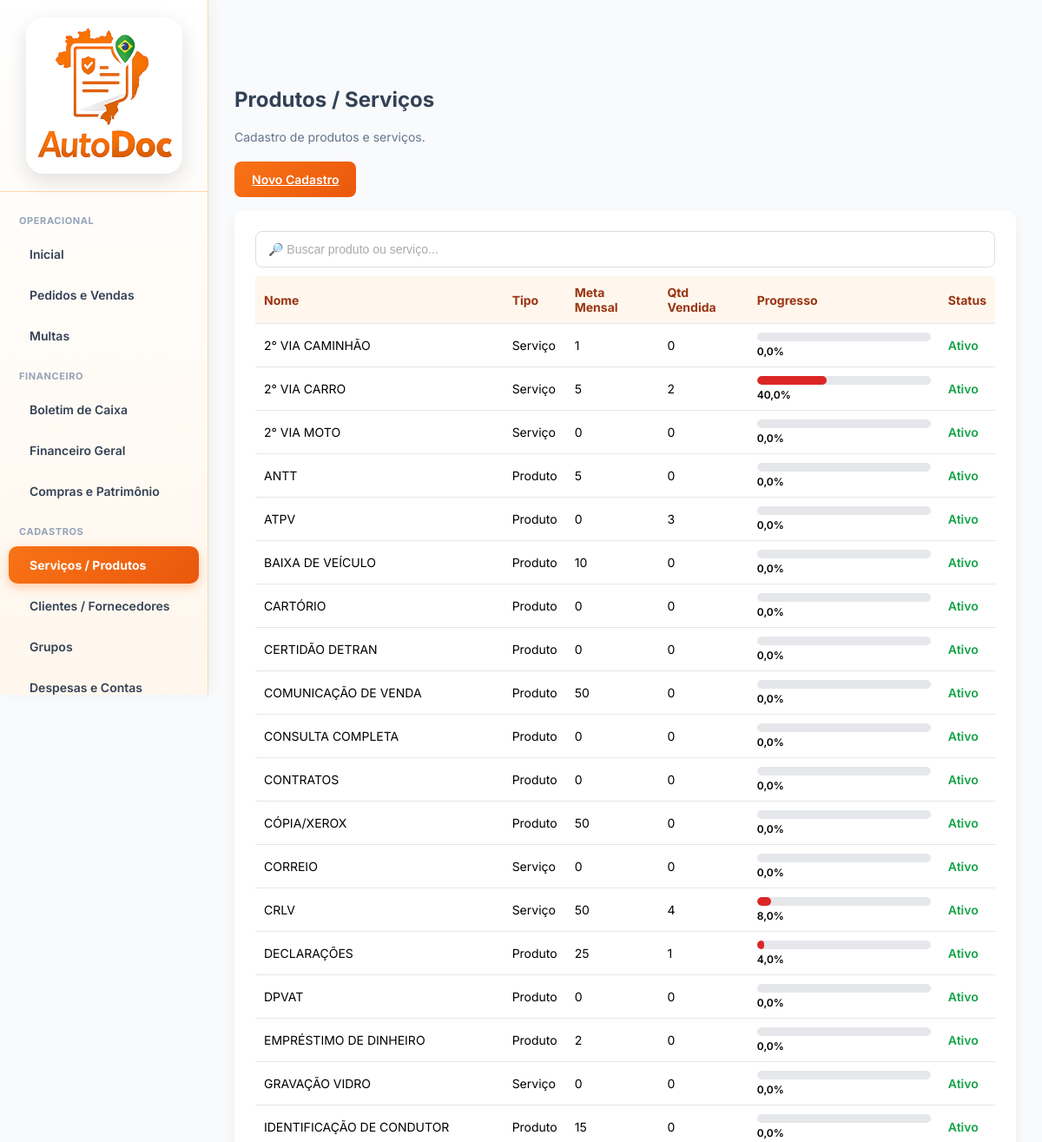
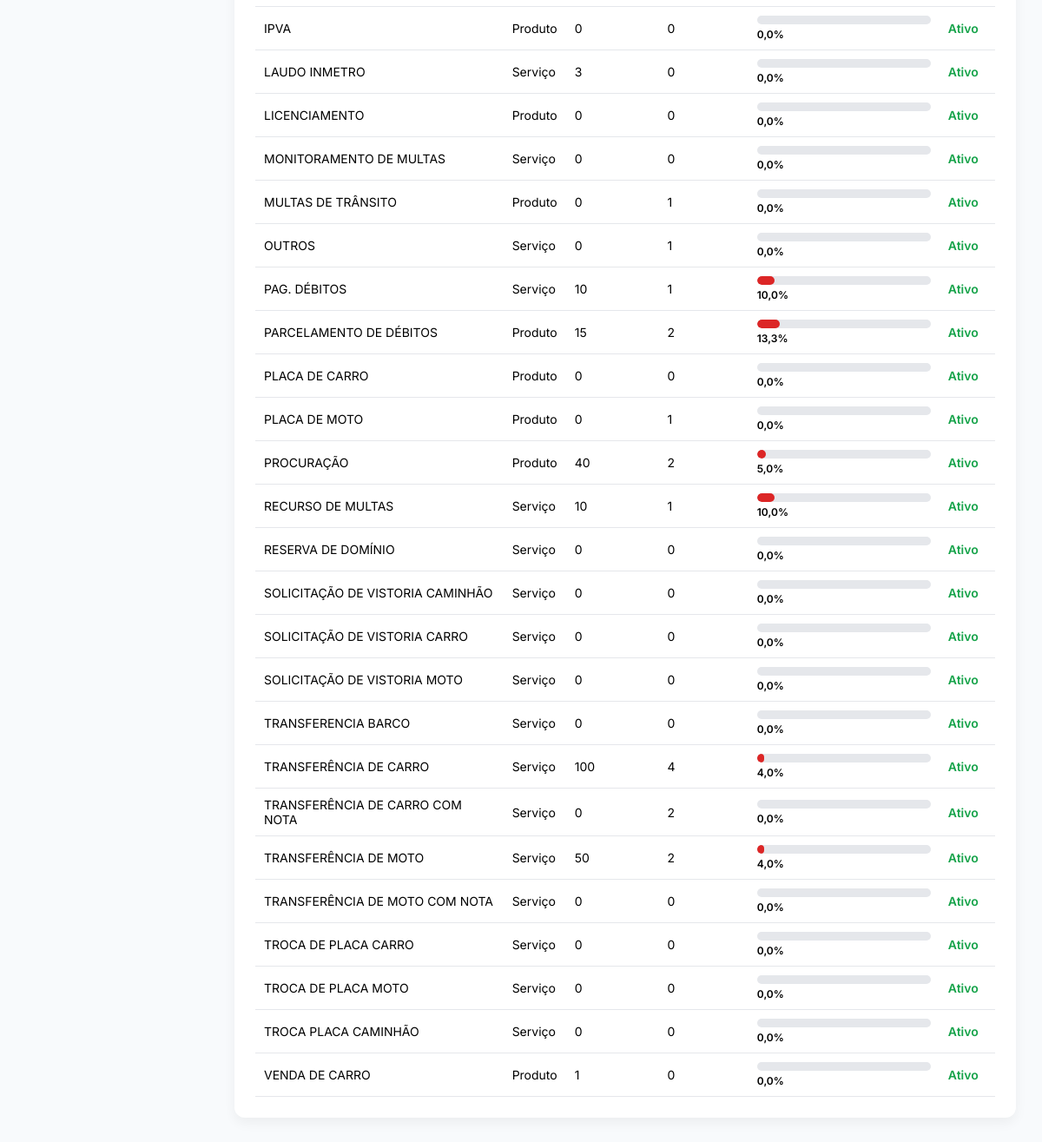
Page /user/frmServProdLista.php (signed in) on the committed database (2 pictures, top to bottom).
### tables this page shows
CREATE TABLE `servprod` (
  `id` int NOT NULL AUTO_INCREMENT,
  `Nome` varchar(400) NOT NULL,
  `Tipo` int NOT NULL,
  `Inativo` int NOT NULL,
  `Descricao` varchar(350) NOT NULL,
  `Unidade` varchar(20) NOT NULL,
  `ValorCusto` decimal(10,2) NOT NULL,
  `ValorVenda` decimal(10,2) NOT NULL,
  `idEmpresa` int NOT NULL,
  `Codigo` int NOT NULL,
  `DataAlt` datetime DEFAULT NULL,
  `SolicitaVeiculo` int NOT NULL,
  `MetaMensal` int NOT NULL DEFAULT '0',
  `Grupo` int DEFAULT NULL,
  PRIMARY KEY (`id`)
);

### base/baseFuncoes.php (called while the page is built, shortened)
<?php
require_once 'connection.php';
function ExSqlNET($sql, $conn = null, $params = [])
{
    if ($conn === null) {
        global $dbGeralNET;
        $conn = $dbGeralNET;
    }
    $stmt = $conn->prepare($sql);
    $stmt->execute($params);
    return $stmt->fetchAll(PDO::FETCH_ASSOC);
}
?>

### user/frmServProdLista.php (the view, shortened to what this page needs)
<?php
include '../base/baseFuncoes.php';
$idEmpresa = $_SESSION['idEmpresa'];
$listaServProd = ExSqlNET("
    SELECT *,
    CASE TIPO
        WHEN 1 THEN 'Serviço'
        WHEN 2 THEN 'Produto'
    END AS TipoLiteral
    FROM servprod
    WHERE idEmpresa = ". $idEmpresa ."
    ORDER BY nome asc
");
?>
<!DOCTYPE html>
<html lang="pt-br">
<head>
<link rel="stylesheet" href="../css/base.css">
</head>
<body>
<?php include '../base/navbarUser.php'; ?>
<div class="content">
    <div class="page-title">Produtos / Serviços</div>
    <div class="subtitle">Cadastro de produtos e serviços.</div>
    <div class="actions">
        <a href="frmServProd.php" class="btn">Novo Cadastro</a>
    </div>
    <div class="card">
        <input
            type="text"
            id="filtroNome"
            placeholder="🔎 Buscar produto ou serviço..."
            class="input"
            onkeyup="filtrarTabela()"
            autofocus
        >
        <table>
            <thead>
                <tr>
                    <th>Nome</th>
                    <th>Tipo</th>
                    <th>Meta Mensal</th>
                    <th>Qtd Vendida</th>
                    <th>Progresso</th>
                    <th>Status</th>
                </tr>
            </thead>
            <tbody>
            <?php foreach ($listaServProd as $item): ?>
                <?php
                $id = $item['id'];
                $meta = !empty($item['MetaMensal']) ? (int)$item['MetaMensal']: 0;
                $dadosMeta = ExSqlNET("
                    SELECT SUM(Qtd) AS Total
                    FROM movimentoitem
                    LEFT JOIN movimento
                        ON movimento.id = movimentoitem.ControleMovimento
                    WHERE ServProd = ?
                    AND movimento.idEmpresa = ?
                    AND MONTH(Data) = MONTH(CURDATE())
                    AND YEAR(Data) = YEAR(CURDATE())
                ", null, [$id, $idEmpresa]);
                $qtdVendida = $dadosMeta[0]['Total'] ?? 0;
                $percentual = 0;
                if ($meta > 0) {
                    $percentual = ($qtdVendida / $meta) * 100;
                }
                $percentualBarra = min(100, $percentual);
                $classeCor = 'meta-low';
                ?>
                <tr onclick="abrirProduto(<?= (int)$item['id'] ?>)">
                    <td><?= htmlspecialchars($item['Nome']) ?></td>
                    <td><?= htmlspecialchars($item['TipoLiteral']) ?></td>
                    <td><?= number_format($meta, 0, ',', '.') ?></td>
                    <td><?= number_format($qtdVendida, 0, ',', '.') ?></td>
                    <td style="width:220px">
                        <div class="progress-bar">
                            <div class="progress-fill <?= $classeCor ?>"
                                 style="width: <?= $percentualBarra ?>%">
                            </div>
                        </div>
                        <div class="meta-text">
                            <?= number_format($percentual, 1, ',', '.') ?>%
                        </div>
                    </td>
                    <td class="<?= $item['Inativo'] ? 'status-inativo' : 'status-ativo' ?>">
                        <?= $item['Inativo'] ? 'Inativo' : 'Ativo' ?>
                    </td>
                </tr>
            <?php endforeach; ?>
            </tbody>
        </table>
    </div>
</div>
</body>
</html>

### css/base.css (style rules this page uses)
* { margin: 0; padding: 0; box-sizing: border-box; }
html, body { width: 100%; height: 100%; font-family: 'Inter', Arial, sans-serif; background-color: #f5f6fa; font-family: 'Inter', sans-serif; background-color: #f1f5f9; }
body { margin: 0; font-family: 'Inter', Arial, sans-serif; background-color: #f8fafc; }
.content { margin-left: 240px; padding: 30px; }
.page-title { font-size: 24px; font-weight: 700; color: #334155; margin-bottom: 20px; }
.card { background: #ffffff; padding: 20px; border-radius: 12px; box-shadow: 0 6px 14px rgba(0,0,0,0.05); }
table { width: 100%; border-collapse: collapse; }
th, td { padding: 12px; border-bottom: 1px solid #e5e7eb; text-align: left; font-size: 14px; }
th { background-color: #fff7ed; color: #9a3412; }
.status-ativo { color: #16a34a; font-weight: 600; }
.card { background: #ffffff; padding: 24px; border-radius: 12px; box-shadow: 0 6px 14px rgba(0,0,0,0.05); margin-bottom: 30px; }
input, select, textarea { width: 100%; padding: 10px 12px; border: 1px solid #e5e7eb; border-radius: 8px; font-size: 14px; }
.btn { background: linear-gradient(135deg, #f97316, #ea580c); color: #ffffff; border: none; padding: 12px 20px; border-radius: 8px; font-size: 14px; font-weight: 600; cursor: pointer; }
table { width: 100%; border-collapse: collapse; margin-top: 10px; }
table th, table td { padding: 10px; border-bottom: 1px solid #e5e7eb; font-size: 14px; text-align: left; }
table th { background-color: #fff7ed; color: #9a3412; }
.actions { display: flex; gap: 10px; flex-wrap: wrap; margin-top: 20px; }
th, td { padding: 10px; border-bottom: 1px solid #e5e7eb; }
.subtitle { color: #64748b; margin-bottom: 20px; font-size: 14px; }
.actions { margin-bottom: 15px; display: flex; gap: 10px; flex-wrap: wrap; }
input, textarea, select { font-family: 'Poppins', sans-serif; padding: 12px 14px; font-size: 14px; border: 1.5px solid #ddd; border-radius: 8px; outline: none; transition: all 0.25s ease; background-color: #fff; width: 100%; }
input::placeholder, textarea::placeholder { color: #aaa; }
input:not(:placeholder-shown), textarea:not(:placeholder-shown) { border-color: #ffa14d; }

### user/frmServProdLista.php (style rules this page uses)
.progress-bar { background: #e5e7eb; border-radius: 6px; height: 10px; width: 100%; overflow: hidden; }
.progress-fill { height: 100%; border-radius: 6px; transition: 0.3s; }
.meta-text { font-size: 12px; margin-top: 4px; font-weight: 600; }
.meta-low { background: #dc2626; }

### rows in the picture
servprod: Nome "2° VIA CAMINHÃO", TipoLiteral "Serviço", MetaMensal "1", qtdVendida "0", percentual "0,0", Inativo "Ativo"
servprod: Nome "2° VIA CARRO", TipoLiteral "Serviço", MetaMensal "5", qtdVendida "2", $percentualBarra 40 (drawn), percentual "40,0", Inativo "Ativo"
servprod: Nome "2° VIA MOTO", TipoLiteral "Serviço", MetaMensal "0", qtdVendida "0", percentual "0,0", Inativo "Ativo"
servprod: Nome "ANTT", TipoLiteral "Produto", MetaMensal "5", qtdVendida "0", percentual "0,0", Inativo "Ativo"
servprod: Nome "ATPV", TipoLiteral "Produto", MetaMensal "0", qtdVendida "3", percentual "0,0", Inativo "Ativo"
servprod: Nome "BAIXA DE VEÍCULO", TipoLiteral "Produto", MetaMensal "10", qtdVendida "0", percentual "0,0", Inativo "Ativo"
servprod: Nome "CARTÓRIO", TipoLiteral "Produto", MetaMensal "0", qtdVendida "0", percentual "0,0", Inativo "Ativo"
servprod: Nome "CERTIDÃO DETRAN", TipoLiteral "Produto", MetaMensal "0", qtdVendida "0", percentual "0,0", Inativo "Ativo"
servprod: Nome "COMUNICAÇÃO DE VENDA", TipoLiteral "Produto", MetaMensal "50", qtdVendida "0", percentual "0,0", Inativo "Ativo"
servprod: Nome "CONSULTA COMPLETA", TipoLiteral "Produto", MetaMensal "0", qtdVendida "0", percentual "0,0", Inativo "Ativo"
servprod: Nome "CONTRATOS", TipoLiteral "Produto", MetaMensal "0", qtdVendida "0", percentual "0,0", Inativo "Ativo"
servprod: Nome "CÓPIA/XEROX", TipoLiteral "Produto", MetaMensal "50", qtdVendida "0", percentual "0,0", Inativo "Ativo"
servprod: Nome "CORREIO", TipoLiteral "Serviço", MetaMensal "0", qtdVendida "0", percentual "0,0", Inativo "Ativo"
servprod: Nome "CRLV", TipoLiteral "Serviço", MetaMensal "50", qtdVendida "4", $percentualBarra 8 (drawn), percentual "8,0", Inativo "Ativo"
servprod: Nome "DECLARAÇÕES", TipoLiteral "Produto", MetaMensal "25", qtdVendida "1", $percentualBarra 4 (drawn), percentual "4,0", Inativo "Ativo"
servprod: Nome "DPVAT", TipoLiteral "Produto", MetaMensal "0", qtdVendida "0", percentual "0,0", Inativo "Ativo"
servprod: Nome "EMPRÉSTIMO DE DINHEIRO", TipoLiteral "Produto", MetaMensal "2", qtdVendida "0", percentual "0,0", Inativo "Ativo"
servprod: Nome "GRAVAÇÃO VIDRO", TipoLiteral "Serviço", MetaMensal "0", qtdVendida "0", percentual "0,0", Inativo "Ativo"
servprod: Nome "IDENTIFICAÇÃO DE CONDUTOR", TipoLiteral "Produto", MetaMensal "15", qtdVendida "0", percentual "0,0", Inativo "Ativo"
servprod: Nome "IPVA", TipoLiteral "Produto", MetaMensal "0", qtdVendida "0", percentual "0,0", Inativo "Ativo"
servprod: Nome "LAUDO INMETRO", TipoLiteral "Serviço", MetaMensal "3", qtdVendida "0", percentual "0,0", Inativo "Ativo"
servprod: Nome "LICENCIAMENTO", TipoLiteral "Produto", MetaMensal "0", qtdVendida "0", percentual "0,0", Inativo "Ativo"
servprod: Nome "MONITORAMENTO DE MULTAS", TipoLiteral "Serviço", MetaMensal "0", qtdVendida "0", percentual "0,0", Inativo "Ativo"
servprod: Nome "MULTAS DE TRÂNSITO", TipoLiteral "Produto", MetaMensal "0", qtdVendida "1", percentual "0,0", Inativo "Ativo"
servprod: Nome "OUTROS", TipoLiteral "Serviço", MetaMensal "0", qtdVendida "1", percentual "0,0", Inativo "Ativo"
servprod: Nome "PAG. DÉBITOS", TipoLiteral "Serviço", MetaMensal "10", qtdVendida "1", percentual "10,0", Inativo "Ativo"
servprod: Nome "PARCELAMENTO DE DÉBITOS", TipoLiteral "Produto", MetaMensal "15", qtdVendida "2", $percentualBarra 13.333333333333 (drawn), percentual "13,3", Inativo "Ativo"
servprod: Nome "PLACA DE CARRO", TipoLiteral "Produto", MetaMensal "0", qtdVendida "0", percentual "0,0", Inativo "Ativo"
servprod: Nome "PLACA DE MOTO", TipoLiteral "Produto", MetaMensal "0", qtdVendida "1", percentual "0,0", Inativo "Ativo"
servprod: Nome "PROCURAÇÃO", TipoLiteral "Produto", MetaMensal "40", qtdVendida "2", $percentualBarra 5 (drawn), percentual "5,0", Inativo "Ativo"
servprod: Nome "RECURSO DE MULTAS", TipoLiteral "Serviço", MetaMensal "10", qtdVendida "1", percentual "10,0", Inativo "Ativo"
servprod: Nome "RESERVA DE DOMÍNIO", TipoLiteral "Serviço", MetaMensal "0", qtdVendida "0", percentual "0,0", Inativo "Ativo"
servprod: Nome "SOLICITAÇÃO DE VISTORIA CAMINHÃO", TipoLiteral "Serviço", MetaMensal "0", qtdVendida "0", percentual "0,0", Inativo "Ativo"
servprod: Nome "SOLICITAÇÃO DE VISTORIA CARRO", TipoLiteral "Serviço", MetaMensal "0", qtdVendida "0", percentual "0,0", Inativo "Ativo"
servprod: Nome "SOLICITAÇÃO DE VISTORIA MOTO", TipoLiteral "Serviço", MetaMensal "0", qtdVendida "0", percentual "0,0", Inativo "Ativo"
servprod: Nome "TRANSFERENCIA BARCO", TipoLiteral "Serviço", MetaMensal "0", qtdVendida "0", percentual "0,0", Inativo "Ativo"
servprod: Nome "TRANSFERÊNCIA DE CARRO", TipoLiteral "Serviço", MetaMensal "100", qtdVendida "4", percentual "4,0", Inativo "Ativo"
servprod: Nome "TRANSFERÊNCIA DE CARRO COM NOTA", TipoLiteral "Serviço", MetaMensal "0", qtdVendida "2", percentual "0,0", Inativo "Ativo"
servprod: Nome "TRANSFERÊNCIA DE MOTO", TipoLiteral "Serviço", MetaMensal "50", qtdVendida "2", $percentualBarra 4 (drawn), percentual "4,0", Inativo "Ativo"
servprod: Nome "TRANSFERÊNCIA DE MOTO COM NOTA", TipoLiteral "Serviço", MetaMensal "0", qtdVendida "0", percentual "0,0", Inativo "Ativo"
servprod: Nome "TROCA DE PLACA CARRO", TipoLiteral "Serviço", MetaMensal "0", qtdVendida "0", percentual "0,0", Inativo "Ativo"
servprod: Nome "TROCA DE PLACA MOTO", TipoLiteral "Serviço", MetaMensal "0", qtdVendida "0", percentual "0,0", Inativo "Ativo"
servprod: Nome "TROCA PLACA CAMINHÃO", TipoLiteral "Serviço", MetaMensal "0", qtdVendida "0", percentual "0,0", Inativo "Ativo"
servprod: Nome "VENDA DE CARRO", TipoLiteral "Produto", MetaMensal "1", qtdVendida "0", percentual "0,0", Inativo "Ativo"
